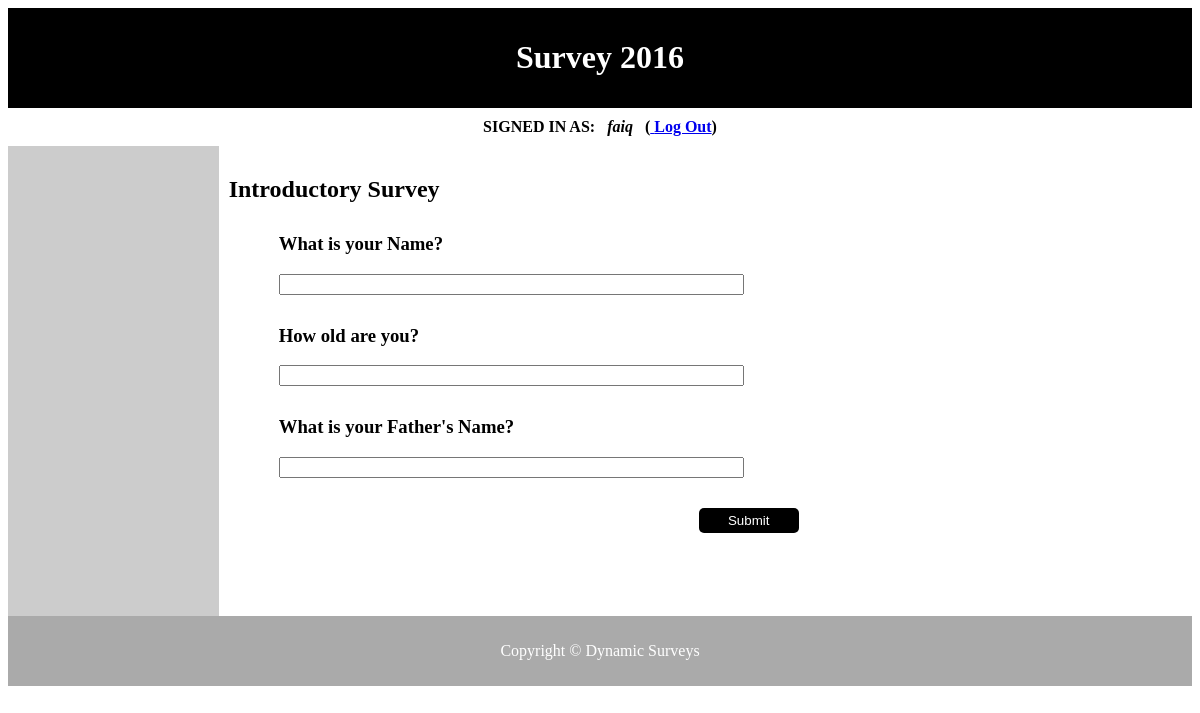
Screenshot of /CODE/survey_details.php?surveyID=2 (signed in) with the database file from the repository.
### tables this page shows
CREATE TABLE IF NOT EXISTS `survey` (
  `survey_id` int(9) NOT NULL AUTO_INCREMENT,
  `survey_name` varchar(300) NOT NULL,
  `access` varchar(20) NOT NULL,
  PRIMARY KEY (`survey_id`)
);

CREATE TABLE IF NOT EXISTS `survey_questions` (
  `question_id` mediumint(9) NOT NULL AUTO_INCREMENT,
  `survey_id` int(9) NOT NULL,
  `question_body` mediumtext NOT NULL,
  PRIMARY KEY (`question_id`),
  KEY `survey_id` (`survey_id`)
);

### CODE/functions/sandbox.php (the view)
<?php
function getQuestions($dbc, $surveyID){
	$query = "SELECT survey_id,question_body FROM survey_questions where survey_id = '".$surveyID."'";
	$result = @mysqli_query($dbc,$query);
	if($result){
		while($row = mysqli_fetch_array($result, MYSQLI_ASSOC)){
			$body = $row['question_body'];
			echo '
			<div class = "entry">
			<h3 class = "qTitle">' .$body.' </h3>
			<form action = "index.php" method = "get">
				<input type = "text" name = "answer" size = "55" >
				<input type = "hidden" value = "question_id" name = "questionid">
			</form>
		</div>
			';
		}
	}
}
?>

### CODE/functions/template.php (shortened to what this page needs)
<?php
function head(){
	echo '<h1>Survey 2016</h1>';
}
function footer(){
	echo '<p>Copyright &copy Dynamic Surveys</p>';
}
function survey_name($dbc, $surveyID){
	$query = "SELECT survey_name FROM survey where survey_id = '".$surveyID."'";
	$result = @mysqli_query($dbc,$query);
	if($result){
		while($row = mysqli_fetch_array($result, MYSQLI_ASSOC)){
			$body = $row['survey_name'];
			echo $body;
		}
	}
}
?>

### CODE/style.css (style rules this page uses)
body { font-family:Times New Roman; }
.entry { margin: 30px 0px 30px 50px; }

### rows the page displays
survey: survey_name "Introductory Survey"
survey_questions: question_body "What is your Name?"
survey_questions: question_body "How old are you?"
survey_questions: question_body "What is your Father's Name?"

### other values shown
$_SESSION['login_user'] "faiq"
